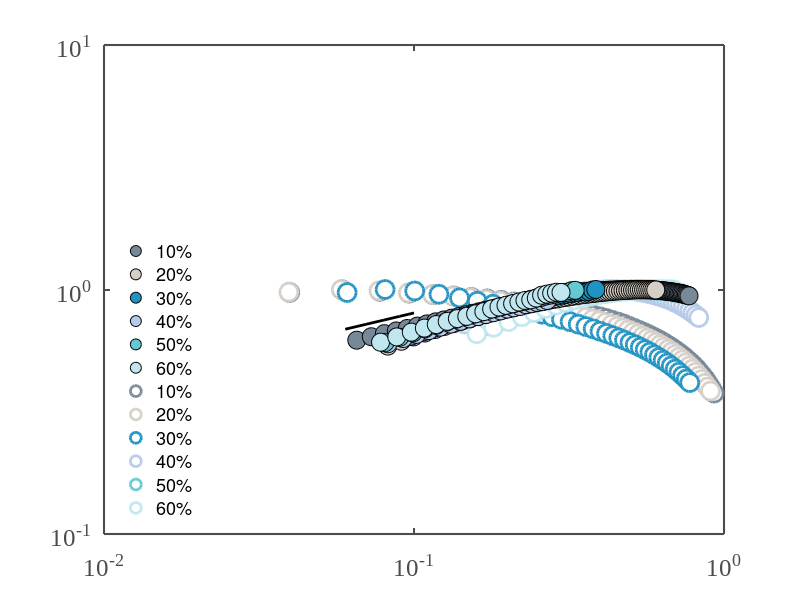

Recreate this plot in MATLAB. (Note: this script raises an error after producing the figure.)
load('figure4_data.mat')


close all

%%%%%%%%%%%%%%%%%%%%%%%%%%%%%%%%%%%%%%%%%%%%%%%%%%%%%%%%%%%%%%%%%%%%%%%%%%%%%%%%%%%%%%%%%%%%%%%%%%%%%%%%%%%%%%%%%%%%%%%%%%%%%%%%%%%%%%%%%%%%%%%%%%%%%%%%%%


figure('Name','sapphire','NumberTitle','off'), hold on


p_s_T40_10 = plot(s_T40_10(1:30:end,1)./1585.4.*30, s_T40_10(1:30:end,2)./7.6715, 'o', 'Color', '#778899','LineWidth',2, 'MarkerSize', 13, 'MarkerFaceColor', 'white');
p_s_T40_20 = plot(s_T40_20(1:30:end,1)./1595.5.*30, s_T40_20(1:30:end,2)./8.1585,'o','Color' ,'#D6CFC7','LineWidth',2, 'MarkerSize', 13, 'MarkerFaceColor', 'white');
p_s_T40_30 = plot(s_T40_30(1:30:1100,1)./1512.*30, s_T40_30(1:30:1100,2)./8.8281,'o','Color' ,'#2093c3','LineWidth',2, 'MarkerSize', 13, 'MarkerFaceColor', 'white');
p_s_T40_40 = plot(s_T40_40(1:10:end,1)./556.1666667.*30, s_T40_40(1:10:end,2)./13.4002,'o','Color' ,'#b5cae9','LineWidth',2, 'MarkerSize', 13, 'MarkerFaceColor', 'white');
p_s_T40_50 = plot(s_T40_50(1:10:end,1)./487.5.*30, s_T40_50(1:10:end,2)./14.8399,'o','Color' ,'#65c9d4','LineWidth',2, 'MarkerSize', 13, 'MarkerFaceColor', 'white');
p_s_T40_60 = plot(s_T40_60(1:10:end,1)./470.6666667.*30, s_T40_60(1:10:end,2)./15.6157,'o', 'Color', '#c0e6f0','LineWidth',2, 'MarkerSize', 13, 'MarkerFaceColor', 'white');

p_s_T25_10 = plot(s_T25_10(1:10:end,1)./1346.*30, s_T25_10(1:10:end,2)./16.7666, 'o', 'Color', 'k','LineWidth',0.5, 'MarkerSize', 13, 'MarkerFaceColor', '#778899')
p_s_T25_20 = plot(s_T25_20(10:10:end,1)./1154.*30, s_T25_20(10:10:end,2)./19.8365,'o','Color', 'k','LineWidth',0.5, 'MarkerSize', 13, 'MarkerFaceColor', '#D6CFC7') 
p_s_T25_30 = plot(s_T25_30(1:10:end,1)./1075.4.*30, s_T25_30(1:10:end,2)./20.1477,'o','Color' ,'k','LineWidth',0.5, 'MarkerSize', 13, 'MarkerFaceColor', '#2093c3') 
p_s_T25_40 = plot(s_T25_40(1:10:200,1)./1019.6.*30, s_T25_40(1:10:200,2)./22.0672,'o','Color' ,'k','LineWidth',0.5, 'MarkerSize', 13, 'MarkerFaceColor', '#b5cae9') 
p_s_T25_50 = plot(s_T25_50(1:10:end,1)./1078.666667.*30, s_T25_50(1:10:end,2)./23.1772,'o','Color' ,'k','LineWidth',0.5, 'MarkerSize', 13, 'MarkerFaceColor', '#65c9d4') 
p_s_T25_60 = plot(s_T25_60(1:10:end,1)/1000.*30, s_T25_60(1:10:end,2)./22.8111,'o', 'Color', 'k','LineWidth',0.5, 'MarkerSize', 13, 'MarkerFaceColor', '#c0e6f0') 


x=[0.06:0.01:0.1];
y=1.6.*x.^(0.3);
plot(x,y,'k-','LineWidth',2)



set(gcf,'PaperSize',[21 29.7],'InvertHardcopy','off','Color',[1 1 1])
set(gca, ...
  'Box'         , 'on'     , ...
  'TickDir'     , 'in'     , ...
  'TickLength'  , [.01 .01] , ...
  'XMinorTick'  , 'off'      , ...
  'YMinorTick'  , 'off'      , ...
  'YGrid'       , 'off'      , ...
  'XColor'      , [.3 .3 .3], ...
  'YColor'      , [.3 .3 .3], ...
   'LineWidth'   , 1.5,...   
'Fontsize',18, ...
   'YScale', 'log',...
   'XScale', 'log',...
'FontName','Times New Roman');


LGD = legend([p_s_T25_10 p_s_T25_20 p_s_T25_30 p_s_T25_40 p_s_T25_50 p_s_T25_60 p_s_T40_10 p_s_T40_20 p_s_T40_30 p_s_T40_40 p_s_T40_50 p_s_T40_60], ...
    '10%','20%','30%', '40%', '50%', '60%','10%','20%','30%', '40%', '50%', '60%', 'FontSize',13, 'Location','southwest');
legend('boxoff')

LGD.NumColumns = 2; 


xlabel('$t$/$t_{f}$','Fontsize',20,'Interpreter','latex') %'FontName','Helvetica','Interpreter','latex'
ylabel('$d$/$d_{max}$','Fontsize',20,'Interpreter','latex');



axis([0.03 1.1 0.4 1.1]);






%%%%%%%%%%%%%%%%%%%%%%%%%%%%%%%%%%%%%%%%%%%%%%%%%%%%%%%%%%%%%%%%%%%%%%%%%%%%%%%%%%%%%%%%%%%%%%%%%%%%%%%%%%%%%%%%%%%%%%%%%%%%%%%%%%%%%%%%%%%%%%%%%%%%%%%%%

figure('Name','acrylic','NumberTitle','off')


hold on


p_a_T40_10 = plot(a_T40_10(40:50:end,1)./3048.*30, a_T40_10(40:50:end,2)./9.4479, 'o', 'Color', '#778899','LineWidth',2, 'MarkerSize', 13, 'MarkerFaceColor', 'white');
p_a_T40_20 = plot(a_T40_20(1:20:end,1)./1455.75.*30, a_T40_20(1:20:end,2)./12.2097,'o','Color' ,'#D6CFC7','LineWidth',2, 'MarkerSize', 13, 'MarkerFaceColor', 'white');
p_a_T40_30 = plot(a_T40_30(1:20:end,1)./1129.*30, a_T40_30(1:20:end,2)./14.8857,'o','Color' ,'#2093c3','LineWidth',2, 'MarkerSize', 13, 'MarkerFaceColor', 'white');
p_a_T40_40 = plot(a_T40_40(1:10:end,1)./974.*30, a_T40_40(1:10:end,2)./16.8965,'o','Color' ,'#b5cae9','LineWidth',2, 'MarkerSize', 13, 'MarkerFaceColor', 'white');
p_a_T40_50 = plot(a_T40_50(1:10:end,1)./931.3333333.*30, a_T40_50(1:10:end,2)./18.6850,'o','Color' ,'#65c9d4','LineWidth',2, 'MarkerSize', 13, 'MarkerFaceColor', 'white');
p_a_T40_60 = plot(a_T40_60(1:10:end,1)./935.1666667.*30, a_T40_60(1:10:end,2)./19.9172,'o', 'Color', '#c0e6f0','LineWidth',2, 'MarkerSize', 13, 'MarkerFaceColor', 'white');

p_a_T25_10 = plot(a_T25_10(50:50:end,1)./3856.*30, a_T25_10(50:50:end,2)./11.1276, 'o', 'Color', 'k','LineWidth',0.5, 'MarkerSize', 13, 'MarkerFaceColor', '#778899');  
p_a_T25_20 = plot(a_T25_20(1:20:end,1)./1764.142857.*30, a_T25_20(1:20:end,2)./17.8388 ,'o','Color', 'k','LineWidth',0.5, 'MarkerSize', 13, 'MarkerFaceColor', '#D6CFC7');
p_a_T25_30 = plot(a_T25_30(1:20:end,1)./1461.5.*30, a_T25_30(1:20:end,2)./20.4301,'o','Color' ,'k','LineWidth',0.5, 'MarkerSize', 13, 'MarkerFaceColor', '#2093c3');
p_a_T25_40 = plot(a_T25_40(1:10:end,1)./1281.833333.*30, a_T25_40(1:10:end,2)./22.3138,'o','Color' ,'k','LineWidth',0.5, 'MarkerSize', 13, 'MarkerFaceColor', '#b5cae9');
p_a_T25_50 = plot(a_T25_50(1:10:end,1)./1258.6.*30, a_T25_50(1:10:end,2)./23.4773,'o','Color' ,'k','LineWidth',0.5, 'MarkerSize', 13, 'MarkerFaceColor', '#65c9d4');
p_a_T25_60 = plot(a_T25_60(1:10:end,1)./1139.2.*30, a_T25_60(1:10:end,2)./23.5831,'o', 'Color', 'k','LineWidth',0.5, 'MarkerSize', 13, 'MarkerFaceColor', '#c0e6f0');




x=[0.09:0.01:0.15];
y=1.3.*x.^(0.39);
a= plot(x,y,'k-','LineWidth',2)



set(gcf,'PaperSize',[21 29.7],'InvertHardcopy','off','Color',[1 1 1])
set(gca, ...
  'Box'         , 'on'     , ...
  'TickDir'     , 'in'     , ...
  'TickLength'  , [.01 .01] , ...
  'XMinorTick'  , 'off'      , ...
  'YMinorTick'  , 'off'      , ...
  'YGrid'       , 'off'      , ...
  'XColor'      , [.3 .3 .3], ...
  'YColor'      , [.3 .3 .3], ...
   'LineWidth'   , 1.5,...   
'Fontsize',18, ...
   'YScale', 'log',...
   'XScale', 'log',...
'FontName','Times New Roman');






axis([0.03 1.1 0.4 1.1]);


xlabel('$t$/$t_{f}$','Fontsize',20,'Interpreter','latex') %'FontName','Helvetica','Interpreter','latex'
ylabel('$d$/$d_{max}$','Fontsize',20,'Interpreter','latex');





